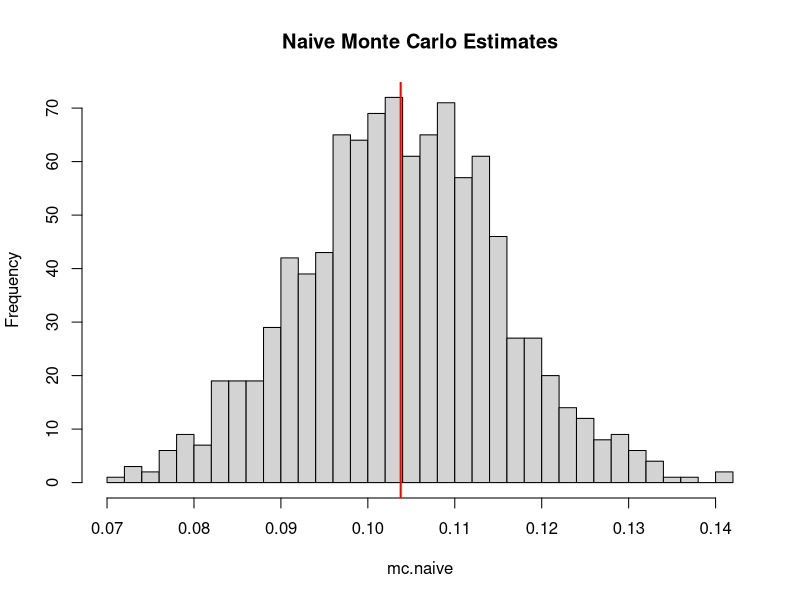
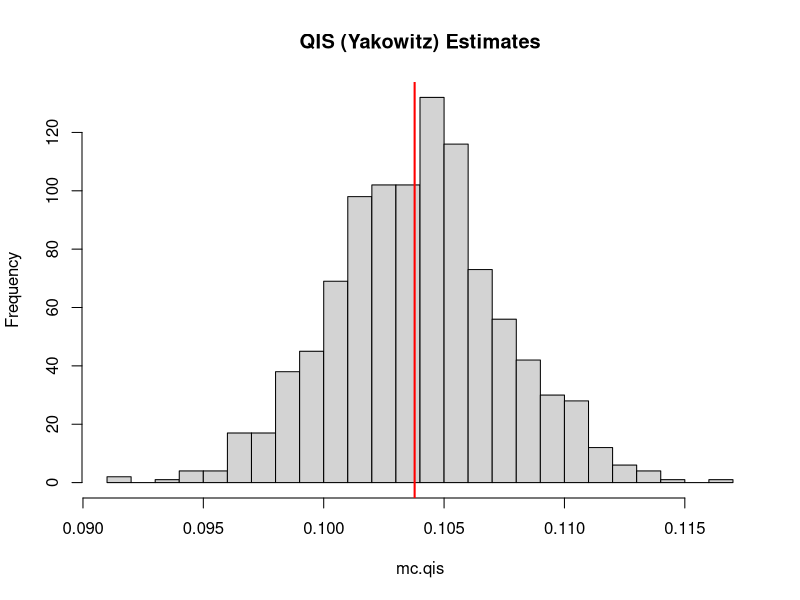
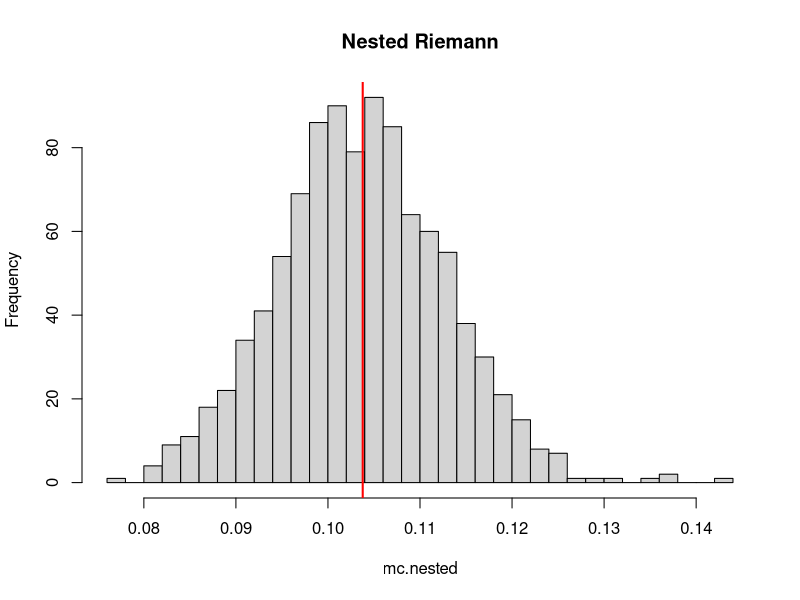
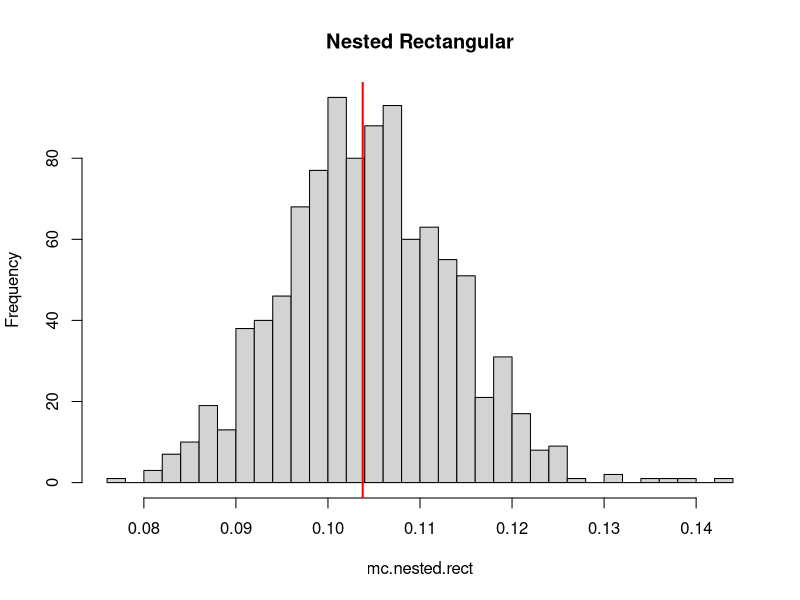
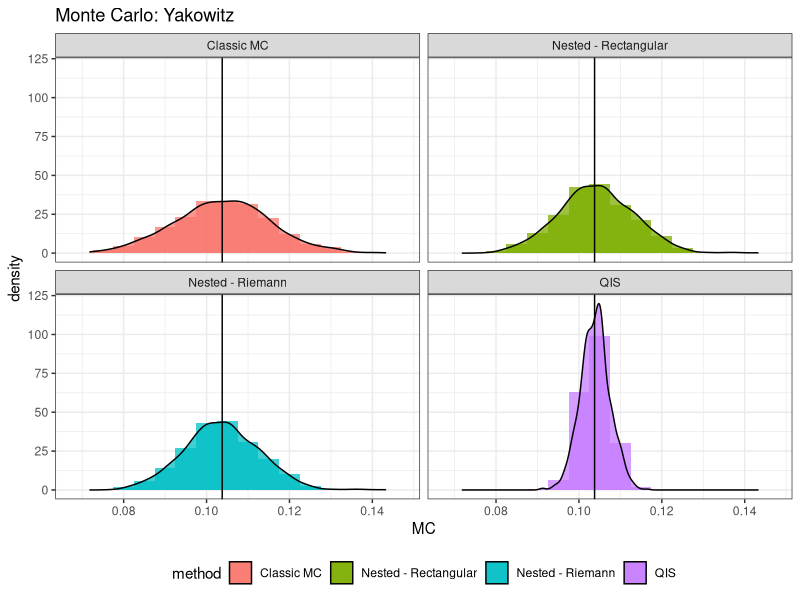

These figures' R source, in order:
## ---- chunk 1
rm(list = ls())
# Set global R options
options(scipen = 999)

# Set the graphical theme
ggplot2::theme_set(ggplot2::theme_light())

# Set global knitr chunk options
knitr::opts_chunk$set(
  warning = FALSE, 
  message = FALSE,
  cache = TRUE
)

set.seed(12345)

library(truncnorm)
library(pracma)
library(ggplot2)
## ---- chunk 2
# Generate grid
vertical.grid = function(l,N,type = NULL){
  # "u" - uniform
  # "e" - exponential
  
  if(type == "u"){
    ugrid = runif(N)
    res = c(sort(ugrid),1)
    # res = sort(runif(N))
  }else if(type == "e"){
    res = exp(-(0:l)/N)
  }
  
  return(res)
}
# Quantile
sQ = function(q,Y){
  # q-quantile of Y
  N = length(Y)
  res = Y[ceiling(N*q)]
  return(res)
}
# Nested sampling (normal prior, normal likelihood)
nested_sampling = function(mu1,sigma1,mu2,sigma2,N,tol=0.001){
  # "mu1", "sigma1" - likelihood
  # "mu2", "sigma2" - prior
  
  Lmax = 1/(sqrt(2*pi)*sigma1)
  
  theta = rnorm(N,mu2,sigma2)
  L = dnorm(theta,mu1,sigma1)
  phi = NULL
  error = 1
  
  while(error >= tol)
  {
    index = which.min(L)
    Lmin = min(L)
    phi = c(phi,Lmin)
    
    error = abs(Lmin-Lmax)/Lmax
    
    term = -log(Lmin*sqrt(2*pi)*sigma1)
    a = mu1 - sqrt(term*2*sigma1^2) 
    b = mu1 + sqrt(term*2*sigma1^2)
    
    newTheta = rtruncnorm(1,a,b,mean = mu2,sd = sigma2)
    newL = dnorm(newTheta,mu1,sigma1)
    theta[index] = newTheta
    L[index] = newL
  }
  return(list(phi=phi, L = L))
}
## ---- chunk 3
# Test example
# Prior and Likelihood
mu1 = 2
sigma1 = 1
mu2 = 0
sigma2 = 1 

(trueZ = 1/(2*exp(1)*sqrt(pi)))

N = 100
r = 1000
mc.naive = NULL
verbose = FALSE
for(i in 1:r){
  if(isTRUE(verbose) && i %% 100 == 0)
    cat("Iteration ",i, "\n")
  X = rnorm(N,mu2,sigma2)
  Y = dnorm(X,mu1,sigma1) 
  mc.naive = c(mc.naive,sum(Y)/N)
}

mean(mc.naive)

hist(mc.naive, breaks = 30, main = "Naive Monte Carlo Estimates")
abline(v=trueZ,col="red",lwd=2)
## ---- chunk 4
N = 100
r = 1000

mc.qis = NULL
verbose = FALSE


for(i in 1:r){
  
  if(isTRUE(verbose) && i %% 10 == 0)
    cat("Iteration ",i, "\n")
  M = 1000
  X = rnorm(M,mu2,sigma2)
  Y = dnorm(X,mu1,sigma1) 
  Y = sort(Y)
  
  simu.grid.unif = vertical.grid(l=NULL,N,type = "u")

  Lambda = sQ(simu.grid.unif,Y)
  mc.qis = c(mc.qis,trapz(simu.grid.unif,Lambda)) ## QIS 
}

mean(mc.qis)

hist(mc.qis, breaks = 30, main = "QIS (Yakowitz) Estimates")
abline(v=trueZ,col="red",lwd=2)

## ---- chunk 5
mc.nested = NULL
mc.nested.rect = NULL
verbose = FALSE


for(i in 1:r){
  
  if(isTRUE(verbose) && i %% 10 == 0)
    cat("Iteration ",i, "\n")
  M = 1000
  X = rnorm(M,mu2,sigma2)
  Y = dnorm(X,mu1,sigma1) 
  Y = sort(Y)
  
  value = nested_sampling(mu1,sigma1,mu2,sigma2,N,tol = 1e-7)
  simu.grid = vertical.grid(length(value$phi),N,"e")
  
  # Lambda = sQ(simu.grid,Y)
  mc.nested = c(mc.nested,-trapz(simu.grid[-1],value$phi)) ## Trapezoidal rule (Yakowitz)
  
  mc.nested.rect = c(mc.nested.rect, -sum((value$phi)*diff(simu.grid)))
}

mean(mc.nested.rect)
mean(mc.nested)

hist(mc.nested, breaks = 30, color = rgb(1,0,0,0.5), main = "Nested Riemann")
abline(v=trueZ,col="red",lwd=2)
hist(mc.nested.rect, breaks = 30, main = "Nested Rectangular")
abline(v=trueZ,col="red",lwd=2)

## ---- chunk 6
### Comparison table

## Numerical 

mean.qis <- mean(mc.qis); 
mean.naive <- mean(mc.naive)
median.qis <- median(mc.qis); median.naive <- median(mc.naive)
mape.qis <- median(abs((mc.qis)-(trueZ))/(trueZ))
mape.naive <- median(abs(((mc.naive)-(trueZ))/(trueZ)))
rmse.qis <- sqrt((mean((mc.qis-trueZ)^2)))
rmse.naive <- sqrt((mean((mc.naive-trueZ)^2)))

mean.nested <- mean(mc.nested); 
mean.nested.rect <- mean(mc.nested.rect)
median.nested <- median(mc.nested); median.nested.rect <- median(mc.nested.rect)
mape.nested <- median(abs((mc.nested)-(trueZ))/(trueZ))
mape.nested.rect <- median(abs(((mc.nested.rect)-(trueZ))/(trueZ)))
rmse.nested <- sqrt((mean((mc.nested-trueZ)^2)))
rmse.nested.rect <- sqrt((mean((mc.nested.rect-trueZ)^2)))

perf <- rbind((cbind(mean.qis,mean.naive,mean.nested,mean.nested.rect)),
              # (cbind(median.qis,median.naive)),
              (cbind(mape.qis, mape.naive,mape.nested, mape.nested.rect)),
              (cbind(rmse.qis,rmse.naive, rmse.nested, rmse.nested.rect)))

colnames(perf) <- c("QIS", "Naive", "Nested-Rect", "Nested-Riemann"); 
row.names(perf) <- c("Mean", "MAPE", "RMSE")

library(kableExtra)
kable(perf, format = "html") %>%
  kable_styling()
## ---- chunk 7
library(ggplot2)
mc.data = rbind(data.frame(MC = mc.qis, method = "QIS"),
                data.frame(MC = mc.nested.rect, method = "Nested - Rectangular"),
                data.frame(MC = mc.nested, method = "Nested - Riemann"),
                 data.frame(MC = mc.naive, method = "Classic MC"))

(norm.plt <- ggplot(mc.data, aes(MC, fill = method)) + 
    geom_histogram(alpha=0.75,binwidth = 0.005, position="identity",aes(y = ..density..))+
    geom_density(alpha=0.75,adjust = 1, stat="density",position="identity",aes(y = ..density..))+
    geom_vline(xintercept=trueZ)+ #coord_flip()+
    facet_wrap(vars(method), ncol = 2, scales = "fixed") + 
    ggtitle(paste0("Monte Carlo: Yakowitz"))+
    theme_bw()+
    theme(legend.position = "bottom")
)
